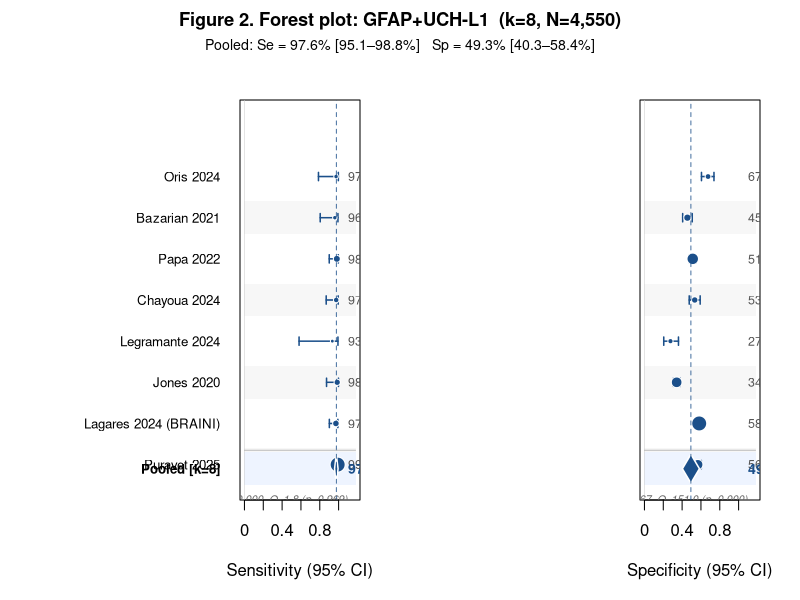
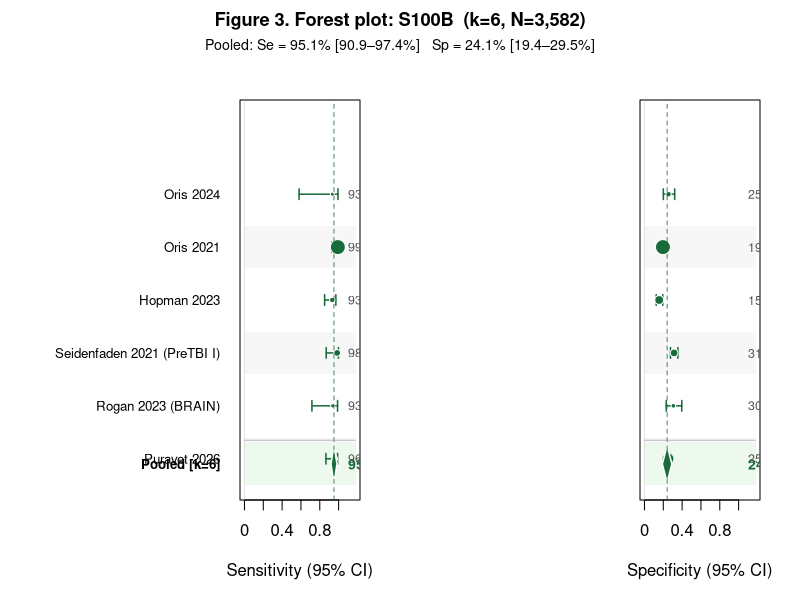
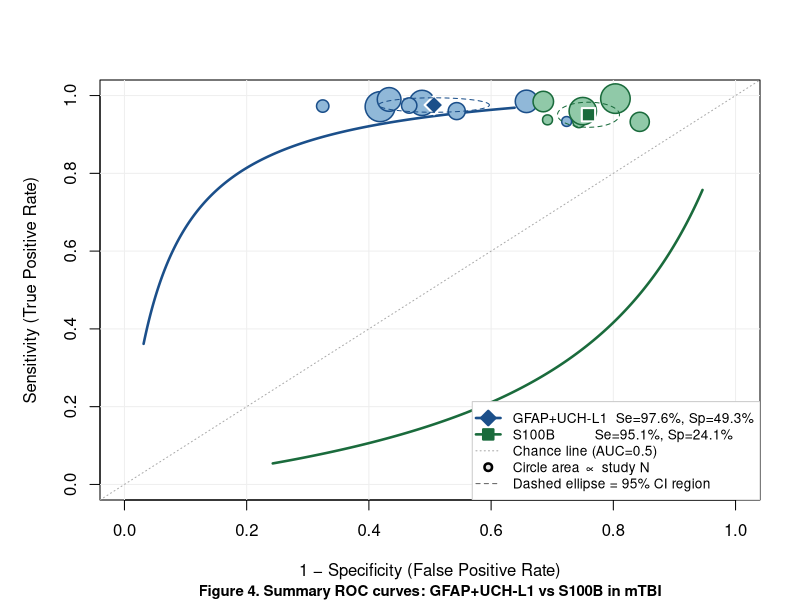
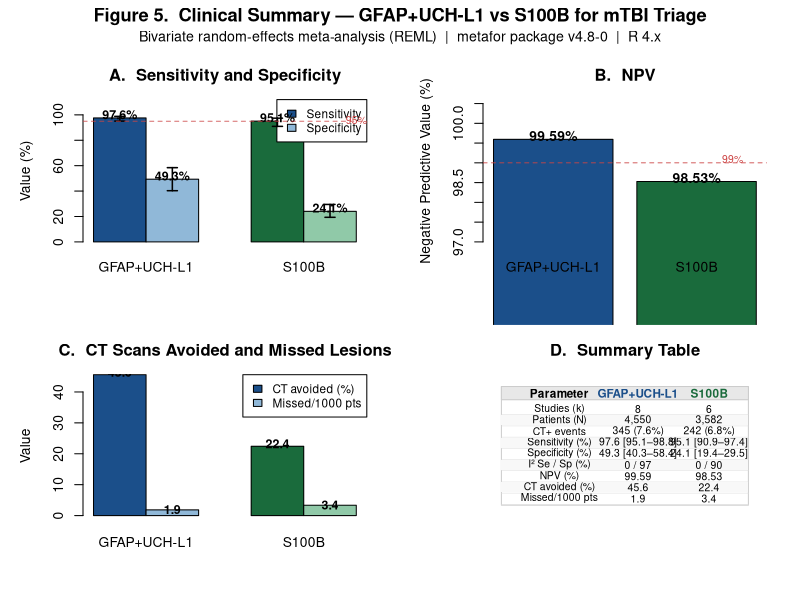
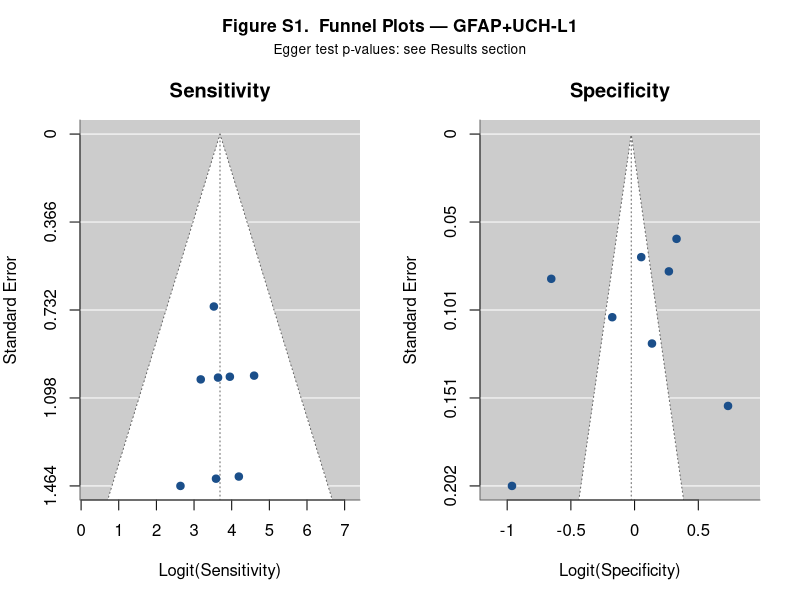
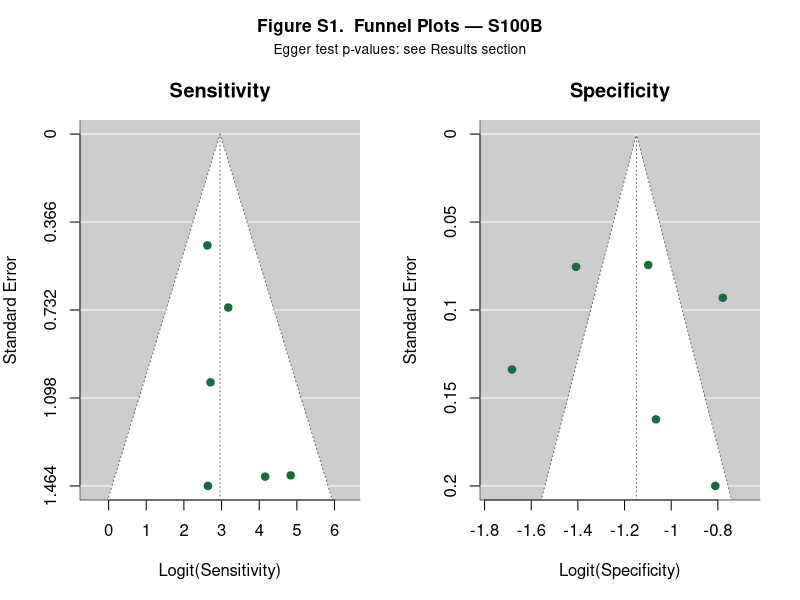

Generate these figures, in order, with R:
#!/usr/bin/env Rscript
# =============================================================================
# mTBI Biomarker DTA Meta-Analysis - Version 12 CLEAN (metafor)
# FIX: mtext(outer=TRUE) chiamato DOPO i plot, non prima
# =============================================================================

packages <- c("metafor", "ggplot2", "gridExtra", "grid")
for (pkg in packages) {
  if (!require(pkg, character.only = TRUE, quietly = TRUE)) {
    install.packages(pkg)
    library(pkg, character.only = TRUE)
  }
}

# =============================================================================
# DATA INPUT
# =============================================================================

GFAP_data <- data.frame(
  study = c("Oris 2024", "Bazarian 2021", "Papa 2022", "Chayoua 2024",
            "Legramante 2024", "Jones 2020", "Lagares 2024 (BRAINI)", "Puravet 2025"),
  TP = c(18, 24, 52, 38, 7, 33, 68, 99),
  FP = c(61, 199, 392, 130, 89, 425, 477, 285),
  FN = c(0, 1, 1, 1, 0, 0, 2, 1),
  TN = c(127, 167, 413, 149, 34, 221, 663, 373)
)

S100B_data <- data.frame(
  study = c("Oris 2024", "Oris 2021", "Hopman 2023",
            "Seidenfaden 2021 (PreTBI I)", "Rogan 2023 (BRAIN)", "Puravet 2026"),
  TP = c(7, 63, 69, 32, 15, 48),
  FP = c(148, 891, 355, 366, 81, 720),
  FN = c(0, 0, 5, 0, 1, 2),
  TN = c(51, 218, 66, 168, 36, 240)
)

apply_cc <- function(data, add = 0.5) {
  data$TP <- ifelse(data$TP == 0, data$TP + add, data$TP)
  data$FN <- ifelse(data$FN == 0, data$FN + add, data$FN)
  data$FP <- ifelse(data$FP == 0, data$FP + add, data$FP)
  data$TN <- ifelse(data$TN == 0, data$TN + add, data$TN)
  return(data)
}

GFAP_data  <- apply_cc(GFAP_data)
S100B_data <- apply_cc(S100B_data)

wilson_ci <- function(p, n, z = 1.96) {
  if (n == 0) return(c(lo = 0, hi = 1))
  center <- (p + z^2/(2*n)) / (1 + z^2/n)
  margin <- z * sqrt(p*(1-p)/n + z^2/(4*n^2)) / (1 + z^2/n)
  return(c(lo = max(0, center - margin), hi = min(1, center + margin)))
}

run_meta_analysis <- function(data, label) {
  data$Se    <- data$TP / (data$TP + data$FN)
  data$Sp    <- data$TN / (data$TN + data$FP)
  data$N     <- data$TP + data$FP + data$FN + data$TN
  data$CT_pos<- data$TP + data$FN
  data$prev  <- data$CT_pos / data$N

  dat_se <- escalc(measure = "PLO", xi = data$TP,
                   ni = data$TP + data$FN, data = data, slab = study)
  fit_se <- rma(yi, vi, data = dat_se, method = "REML")
  pred_se<- predict(fit_se, transf = transf.ilogit)

  dat_sp <- escalc(measure = "PLO", xi = data$TN,
                   ni = data$TN + data$FP, data = data, slab = study)
  fit_sp <- rma(yi, vi, data = dat_sp, method = "REML")
  pred_sp<- predict(fit_sp, transf = transf.ilogit)

  prev   <- sum(data$CT_pos) / sum(data$N)
  Se_p   <- pred_se$pred
  Sp_p   <- pred_sp$pred
  NPV    <- (Sp_p*(1-prev)) / (Sp_p*(1-prev) + (1-Se_p)*prev)

  list(
    data = data, label = label,
    k = nrow(data), N = sum(data$N), CT_pos = sum(data$CT_pos), prev = prev,
    Se = list(est = Se_p, lo = pred_se$ci.lb, hi = pred_se$ci.ub,
              I2 = fit_se$I2, tau2 = fit_se$tau2,
              Q = fit_se$QE, df = fit_se$k-1, pQ = fit_se$QEp,
              fit = fit_se, dat = dat_se),
    Sp = list(est = Sp_p, lo = pred_sp$ci.lb, hi = pred_sp$ci.ub,
              I2 = fit_sp$I2, tau2 = fit_sp$tau2,
              Q = fit_sp$QE, df = fit_sp$k-1, pQ = fit_sp$QEp,
              fit = fit_sp, dat = dat_sp),
    NPV             = NPV,
    CT_avoided      = Sp_p * (1-prev) * 100,
    missed_per_1000 = (1-Se_p) * prev * 1000
  )
}

GFAP_res  <- run_meta_analysis(GFAP_data,  "GFAP+UCH-L1")
S100B_res <- run_meta_analysis(S100B_data, "S100B")

# =============================================================================
# FOREST PLOT helper
# FIX: mtext(outer=TRUE) spostato DOPO entrambi i plot()
# =============================================================================

draw_panel <- function(vals, lo, hi, w, pooled, pooled_lo, pooled_hi,
                       study_names, col_main, xlabel, show_labels, k_label = NULL) {

  k     <- length(vals)
  y_pos <- k:1
  pooled_label <- if (!is.null(k_label)) paste0("Pooled [k=", k_label, "]") else "Pooled"

  plot(0, 0, type = "n",
       xlim = c(0, 1.18), ylim = c(0.5, k + 1.5),
       xlab = xlabel, ylab = "", yaxt = "n", xaxt = "n",
       main = "")
  axis(1, at = seq(0, 1, by = 0.2), labels = seq(0, 1, by = 0.2))

  # Bande alternate
  for (i in 1:k) {
    if (i %% 2 == 1)
      rect(0, i-0.4, 1.18, i+0.4, col = "#F7F7F7", border = NA)
  }
  # Riga pooled
  rect(0, 0.5, 1.18, 1.3,
       col = ifelse(col_main == "#1B4F8A", "#EEF4FF", "#EEF9EE"), border = NA)
  abline(v = 0, col = "#CCCCCC", lwd = 0.5)

  # Studi individuali
  for (i in 1:k) {
    segments(lo[i], y_pos[i], hi[i], y_pos[i], col = col_main, lwd = 1.5)
    segments(lo[i], y_pos[i]-0.1, lo[i], y_pos[i]+0.1, col = col_main, lwd = 1.5)
    segments(hi[i], y_pos[i]-0.1, hi[i], y_pos[i]+0.1, col = col_main, lwd = 1.5)
    pt_size <- 0.5 + (w[i] / max(w)) * 1.5
    points(vals[i], y_pos[i], pch = 21,
           bg = col_main, col = "white", cex = pt_size, lwd = 1)
    text(1.10, y_pos[i], sprintf("%.1f", vals[i]*100),
         adj = 0, cex = 0.75, col = "#555555")
  }

  # Diamante pooled
  dw <- (pooled_hi - pooled_lo) / 2
  polygon(c(pooled-dw, pooled, pooled+dw, pooled),
          c(0.9, 1.25, 0.9, 0.55),
          col = col_main, border = "white", lwd = 1.5)
  abline(v = pooled, col = col_main, lwd = 0.8, lty = 2)
  text(1.10, 0.9, sprintf("%.1f", pooled*100),
       adj = 0, cex = 0.85, font = 2, col = col_main)

  # Etichette asse Y (solo pannello sinistro)
  if (show_labels) {
    axis(2, at = y_pos,  labels = study_names, las = 1, tick = FALSE, cex.axis = 0.8)
    axis(2, at = 0.9,    labels = pooled_label, las = 1, tick = FALSE, cex.axis = 0.8, font = 2)
  }

  segments(0, 1.35, 1.18, 1.35, col = "#AAAAAA", lwd = 0.8)
}

# =============================================================================
# FIGURE 2 & 3: Forest Plots
# =============================================================================

plot_forest <- function(res, col_main, filename, fig_num) {

  k      <- res$k
  se_n   <- res$data$TP + res$data$FN
  sp_n   <- res$data$TN + res$data$FP
  se_lo  <- sapply(1:k, function(i) wilson_ci(res$data$Se[i], se_n[i])["lo"])
  se_hi  <- sapply(1:k, function(i) wilson_ci(res$data$Se[i], se_n[i])["hi"])
  sp_lo  <- sapply(1:k, function(i) wilson_ci(res$data$Sp[i], sp_n[i])["lo"])
  sp_hi  <- sapply(1:k, function(i) wilson_ci(res$data$Sp[i], sp_n[i])["hi"])
  w_se   <- 1 / (res$data$Se * (1 - res$data$Se) / se_n)
  w_sp   <- 1 / (res$data$Sp * (1 - res$data$Sp) / sp_n)

  # N originale (senza continuity correction) da usare nei titoli
  N_orig <- sum(res$data$TP - ifelse(res$data$TP %% 1 != 0, 0.5, 0) +
                res$data$FP - ifelse(res$data$FP %% 1 != 0, 0.5, 0) +
                res$data$FN - ifelse(res$data$FN %% 1 != 0, 0.5, 0) +
                res$data$TN - ifelse(res$data$TN %% 1 != 0, 0.5, 0))
  N_orig <- round(N_orig)

  pdf(filename, width = 14, height = max(6, k * 0.65 + 2.5))

  # ── CRITICO: oma[3] abbastanza grande per il titolo esterno ──────────────
  par(mfrow = c(1, 2),
      mar   = c(5, 12, 2, 2),
      oma   = c(0, 0, 3, 0))

  # ── Pannello Sensibilità ─────────────────────────────────────────────────
  draw_panel(res$data$Se, se_lo, se_hi, w_se,
             res$Se$est, res$Se$lo, res$Se$hi,
             res$data$study, col_main,
             "Sensitivity (95% CI)", show_labels = TRUE, k_label = res$k)

  # Statistiche eterogeneità in basso a destra del pannello
  text(1.10, 0.12,
       sprintf("I\u00b2=%.0f%%  \u03c4\u00b2=%.3f  Q=%.1f (p=%.3f)",
               res$Se$I2, res$Se$tau2, res$Se$Q, res$Se$pQ),
       adj = 1, cex = 0.65, col = "#666666", font = 3)

  # ── Pannello Specificità ─────────────────────────────────────────────────
  draw_panel(res$data$Sp, sp_lo, sp_hi, w_sp,
             res$Sp$est, res$Sp$lo, res$Sp$hi,
             res$data$study, col_main,
             "Specificity (95% CI)", show_labels = FALSE, k_label = NULL)

  text(1.10, 0.12,
       sprintf("I\u00b2=%.0f%%  \u03c4\u00b2=%.3f  Q=%.1f (p=%.3f)",
               res$Sp$I2, res$Sp$tau2, res$Sp$Q, res$Sp$pQ),
       adj = 1, cex = 0.65, col = "#666666", font = 3)

  # ── TITOLO ESTERNO: chiamato DOPO entrambi i plot ────────────────────────
  mtext(
    sprintf("Figure %d. Forest plot: %s  (k=%d, N=%s)",
            fig_num, res$label, res$k, format(N_orig, big.mark=",")),
    side = 3, line = 1.5, outer = TRUE, font = 2, cex = 1.1
  )
  mtext(
    sprintf("Pooled: Se = %.1f%% [%.1f\u2013%.1f%%]   Sp = %.1f%% [%.1f\u2013%.1f%%]",
            res$Se$est*100, res$Se$lo*100, res$Se$hi*100,
            res$Sp$est*100, res$Sp$lo*100, res$Sp$hi*100),
    side = 3, line = 0.3, outer = TRUE, cex = 0.85
  )

  dev.off()
  cat("Saved:", filename, "\n")
}

plot_forest(GFAP_res,  "#1B4F8A", "Fig2_forest_gfap_v13.pdf",  2)
plot_forest(S100B_res, "#1A6B3C", "Fig3_forest_s100b_v13.pdf", 3)

# =============================================================================
# FIGURE 4: SROC Curves
# FIX: mtext sottotitolo dopo plot(), non prima
# =============================================================================

plot_sroc <- function(gfap, s100b, filename) {

  sroc_curve <- function(data) {
    se <- data$Se; sp <- data$Sp
    D  <- log(se/(1-se)) + log(sp/(1-sp))
    S  <- log(se/(1-se)) - log(sp/(1-sp))
    w  <- 1 / ((1/(data$TP+0.5) + 1/(data$FN+0.5)) +
                (1/(data$TN+0.5) + 1/(data$FP+0.5)))
    a  <- coef(lm(D ~ S, weights = w))[1]
    t  <- seq(-4, 4, length.out = 200)
    list(fpr = 1 - plogis((a-t)/2), tpr = plogis((a+t)/2))
  }

  pdf(filename, width = 8, height = 8)
  par(mar = c(5, 5, 4, 2))

  plot(0, 0, type = "n", xlim = c(0,1), ylim = c(0,1),
       xlab = "1 \u2212 Specificity (False Positive Rate)",
       ylab = "Sensitivity (True Positive Rate)",
       main = "")

  grid(lty = 1, col = "#EEEEEE")
  abline(0, 1, lty = 3, col = "#AAAAAA")

  max_N <- max(gfap$data$N, s100b$data$N)

  for (res in list(
    list(r = gfap,  col = "#1B4F8A", colL = "#90B8D8", pch = 23),
    list(r = s100b, col = "#1A6B3C", colL = "#90C9A8", pch = 22)
  )) {
    cv <- sroc_curve(res$r$data)
    lines(cv$fpr, cv$tpr, col = res$col, lwd = 2.5)

    sz <- sqrt(res$r$data$N / max_N) * 4
    points(1 - res$r$data$Sp, res$r$data$Se,
           pch = 21, bg = res$colL, col = res$col, cex = sz, lwd = 1.5)
    points(1 - res$r$Sp$est, res$r$Se$est,
           pch = res$pch, bg = res$col, col = "white", cex = 2, lwd = 2)

    # Ellisse 95% CI approssimata
    theta  <- seq(0, 2*pi, length.out = 100)
    hw_sp  <- (res$r$Sp$hi - res$r$Sp$lo) / 2
    hw_se  <- (res$r$Se$hi - res$r$Se$lo) / 2
    lines((1-res$r$Sp$est) + hw_sp*cos(theta),
          res$r$Se$est      + hw_se*sin(theta),
          col = res$col, lty = 2, lwd = 1)
  }

  legend("bottomright",
    legend = c(
      sprintf("GFAP+UCH-L1  Se=%.1f%%, Sp=%.1f%%",
              gfap$Se$est*100, gfap$Sp$est*100),
      sprintf("S100B          Se=%.1f%%, Sp=%.1f%%",
              s100b$Se$est*100, s100b$Sp$est*100),
      "Chance line (AUC=0.5)",
      "Circle area \u221d study N",
      "Dashed ellipse = 95% CI region"
    ),
    col   = c("#1B4F8A","#1A6B3C","#AAAAAA","black","grey40"),
    lty   = c(1, 1, 3, NA, 2),
    lwd   = c(2.5, 2.5, 1, NA, 1),
    pch   = c(23, 22, NA, 21, NA),
    pt.bg = c("#1B4F8A","#1A6B3C", NA,"gray90", NA),
    pt.cex= c(1.5, 1.5, NA, 1, NA),
    bty = "o", bg = "white", box.col = "#CCCCCC", cex = 0.82
  )

  # Caption JAMA — dopo il plot
  mtext("Figure 4. Summary ROC curves: GFAP+UCH-L1 vs S100B in mTBI",
        side = 1, line = 4, outer = FALSE, font = 2, cex = 0.9)
  mtext(sprintf("GFAP+UCH-L1: Se=%.1f%%, Sp=%.1f%%  |  S100B: Se=%.1f%%, Sp=%.1f%%",
                gfap$Se$est*100, gfap$Sp$est*100,
                s100b$Se$est*100, s100b$Sp$est*100),
        side = 1, line = 5, outer = FALSE, cex = 0.78, col = "#444444")

  dev.off()
  cat("Saved:", filename, "\n")
}

plot_sroc(GFAP_res, S100B_res, "Fig4_sroc_v13.pdf")

# =============================================================================
# FIGURE 5: Clinical Summary Panel
# FIX: mtext outer DOPO tutti i 4 panel
# =============================================================================

plot_clinical_summary <- function(gfap, s100b, filename) {

  col_g  <- "#1B4F8A"; col_s  <- "#1A6B3C"
  col_gl <- "#90B8D8"; col_sl <- "#90C9A8"

  pdf(filename, width = 14, height = 10)
  par(mfrow = c(2,2), mar = c(5,5,3,2), oma = c(0,0,3,0))

  # ── PANEL A: Se + Sp ──────────────────────────────────────────────────────
  se_v  <- c(gfap$Se$est, s100b$Se$est)*100
  sp_v  <- c(gfap$Sp$est, s100b$Sp$est)*100
  se_hi <- c(gfap$Se$hi,  s100b$Se$hi)*100
  se_lo <- c(gfap$Se$lo,  s100b$Se$lo)*100
  sp_hi <- c(gfap$Sp$hi,  s100b$Sp$hi)*100
  sp_lo <- c(gfap$Sp$lo,  s100b$Sp$lo)*100

  bp <- barplot(rbind(se_v, sp_v), beside = TRUE,
                names.arg = c("GFAP+UCH-L1","S100B"),
                col = c(col_g, col_gl, col_s, col_sl),
                ylim = c(0,112), ylab = "Value (%)",
                main = "A.  Sensitivity and Specificity",
                legend.text = c("Sensitivity","Specificity"),
                args.legend = list(x = "topright", cex = 0.85))

  arrows(bp[1,], se_v, bp[1,], se_hi, angle=90, length=0.05, lwd=1.5)
  arrows(bp[1,], se_v, bp[1,], se_lo, angle=90, length=0.05, lwd=1.5)
  arrows(bp[2,], sp_v, bp[2,], sp_hi, angle=90, length=0.05, lwd=1.5)
  arrows(bp[2,], sp_v, bp[2,], sp_lo, angle=90, length=0.05, lwd=1.5)

  text(bp[1,], se_v+3, sprintf("%.1f%%", se_v), cex=0.9, font=2)
  text(bp[2,], sp_v+3, sprintf("%.1f%%", sp_v), cex=0.9, font=2)
  abline(h=95, col="#CC4444", lty=2, lwd=0.8)
  text(max(bp)+0.5, 96, "95%", col="#CC4444", cex=0.75)

  # ── PANEL B: NPV ──────────────────────────────────────────────────────────
  npv_v <- c(gfap$NPV, s100b$NPV)*100
  bpb <- barplot(npv_v, names.arg=c("GFAP+UCH-L1","S100B"),
                 col=c(col_g, col_s), ylim=c(97,100.6),
                 ylab="Negative Predictive Value (%)", main="B.  NPV")
  text(bpb, npv_v+0.1, sprintf("%.2f%%", npv_v), cex=1, font=2)
  abline(h=99, col="#CC4444", lty=2, lwd=0.8)
  text(max(bpb)+0.3, 99.1, "99%", col="#CC4444", cex=0.75)

  # ── PANEL C: CT avoided vs Missed ─────────────────────────────────────────
  ct_v <- c(gfap$CT_avoided, s100b$CT_avoided)
  ms_v <- c(gfap$missed_per_1000, s100b$missed_per_1000)

  bp2 <- barplot(rbind(ct_v, ms_v), beside=TRUE,
                 names.arg=c("GFAP+UCH-L1","S100B"),
                 col=c(col_g, col_gl, col_s, col_sl),
                 ylab="Value",
                 main="C.  CT Scans Avoided and Missed Lesions",
                 legend.text=c("CT avoided (%)","Missed/1000 pts"),
                 args.legend=list(x="topright", cex=0.85))
  text(bp2[1,], ct_v+0.8, sprintf("%.1f",ct_v), cex=0.9, font=2)
  text(bp2[2,], ms_v+0.1, sprintf("%.1f",ms_v), cex=0.9, font=2)

  # ── PANEL D: Tabella riassuntiva ──────────────────────────────────────────
  plot(0, 0, type="n", xlim=c(0,10), ylim=c(0,10),
       xlab="", ylab="", axes=FALSE, main="D.  Summary Table")

  rect(0.3, 0.5, 9.7, 9.5, col="white", border="#CCCCCC", lwd=1)
  rect(0.3, 8.5, 9.7, 9.5, col="#E8E8E8", border="#CCCCCC")
  text(c(2.5,5.5,8.2), 9,
       c("Parameter","GFAP+UCH-L1","S100B"),
       font=2, cex=0.85, col=c("black",col_g,col_s))

  rows <- list(
    c("Studies (k)",      "8",   "6"),
    c("Patients (N)",     "4,550","3,582"),
    c("CT+ events",       "345 (7.6%)","242 (6.8%)"),
    c("Sensitivity (%)",
      paste0(round(gfap$Se$est*100,1)," [",round(gfap$Se$lo*100,1),"\u2013",round(gfap$Se$hi*100,1),"]"),
      paste0(round(s100b$Se$est*100,1)," [",round(s100b$Se$lo*100,1),"\u2013",round(s100b$Se$hi*100,1),"]")),
    c("Specificity (%)",
      paste0(round(gfap$Sp$est*100,1)," [",round(gfap$Sp$lo*100,1),"\u2013",round(gfap$Sp$hi*100,1),"]"),
      paste0(round(s100b$Sp$est*100,1)," [",round(s100b$Sp$lo*100,1),"\u2013",round(s100b$Sp$hi*100,1),"]")),
    c("I\u00b2 Se / Sp (%)",
      paste0(round(gfap$Se$I2,0)," / ",round(gfap$Sp$I2,0)),
      paste0(round(s100b$Se$I2,0)," / ",round(s100b$Sp$I2,0))),
    c("NPV (%)",          round(gfap$NPV*100,2),  round(s100b$NPV*100,2)),
    c("CT avoided (%)",   round(gfap$CT_avoided,1),round(s100b$CT_avoided,1)),
    c("Missed/1000 pts",  round(gfap$missed_per_1000,1),round(s100b$missed_per_1000,1))
  )

  yp <- seq(7.8, 1.0, length.out=length(rows))
  for (i in seq_along(rows)) {
    if (i%%2==0) rect(0.3,yp[i]-0.38,9.7,yp[i]+0.38,col="#F8F8F8",border=NA)
    text(c(2.5,5.5,8.2), yp[i], rows[[i]], cex=0.75)
    segments(0.3,yp[i]-0.44,9.7,yp[i]-0.44,col="#DDDDDD",lwd=0.5)
  }

  # ── TITOLO ESTERNO: DOPO tutti e 4 i panel ────────────────────────────────
  mtext("Figure 5.  Clinical Summary \u2014 GFAP+UCH-L1 vs S100B for mTBI Triage",
        side=3, line=1.5, outer=TRUE, font=2, cex=1.1)
  mtext("Bivariate random-effects meta-analysis (REML)  |  metafor package v4.8-0  |  R 4.x",
        side=3, line=0.3, outer=TRUE, cex=0.85)

  dev.off()
  cat("Saved:", filename, "\n")
}

plot_clinical_summary(GFAP_res, S100B_res, "Fig5_clinical_summary_v13.pdf")

# =============================================================================
# FIGURE S1: Funnel Plots
# FIX: mtext outer DOPO entrambi i funnel
# =============================================================================

plot_funnel <- function(res, col_main, filename) {

  pdf(filename, width=10, height=6)
  par(mfrow=c(1,2), mar=c(5,4,3,2), oma=c(0,0,3,0))

  funnel(res$Se$fit,
         main     = "Sensitivity",
         xlab     = "Logit(Sensitivity)",
         col      = col_main,
         bg       = col_main,
         studlab  = res$data$study,
         cex.studlab = 0.6)

  funnel(res$Sp$fit,
         main     = "Specificity",
         xlab     = "Logit(Specificity)",
         col      = col_main,
         bg       = col_main,
         studlab  = res$data$study,
         cex.studlab = 0.6)

  # DOPO i due funnel plot
  mtext(paste("Figure S1.  Funnel Plots \u2014", res$label),
        side=3, line=1.2, outer=TRUE, font=2, cex=1.05)
  mtext("Egger test p-values: see Results section",
        side=3, line=0.1, outer=TRUE, cex=0.82)

  dev.off()
  cat("Saved:", filename, "\n")
}

plot_funnel(GFAP_res,  "#1B4F8A", "FigS1_funnel_gfap_v13.pdf")
plot_funnel(S100B_res, "#1A6B3C", "FigS1_funnel_s100b_v13.pdf")

# =============================================================================
# EGGER TEST (Publication Bias)
# =============================================================================

cat("\n", rep("=", 72), "\n", sep="")
cat(" PUBLICATION BIAS — Egger Test\n")
cat(rep("=", 72), "\n", sep="")

for (res in list(GFAP_res, S100B_res)) {
  prec     <- 1 / sqrt(res$Se$dat$vi)
  std_eff  <- (res$Se$dat$yi - log(res$Se$est/(1-res$Se$est))) / sqrt(res$Se$dat$vi)
  egger    <- lm(std_eff ~ prec)
  pval     <- summary(egger)$coefficients[1, 4]
  cat(sprintf("\n%s (Sensitivity):\n  Intercept = %.3f  |  p = %.3f  |  %s\n",
              res$label, coef(egger)[1], pval,
              ifelse(pval > 0.05, "No evidence of publication bias",
                     "Possible publication bias")))
}

cat("\n NOTE: Egger test ha bassa potenza con k<10. Valutare assieme al funnel plot.\n")
cat(rep("=", 72), "\n", sep="")

# =============================================================================
# CONSOLE OUTPUT COMPLETO
# =============================================================================

print_summary <- function(res) {
  cat("\n", rep("=",72), "\n", sep="")
  cat(" ", res$label, "— Bivariate RE (metafor REML)\n")
  cat(rep("=",72), "\n", sep="")
  cat(sprintf(" k=%d  N=%d  CT+=%d (%.1f%%)\n",
              res$k, round(res$N,0), round(res$CT_pos,0), res$prev*100))
  cat(rep("-",72), "\n", sep="")

  cat(sprintf(" %-30s %6s %16s %6s %16s\n",
              "Study","Se%","[95%CI]","Sp%","[95%CI]"))
  cat(rep("-",72), "\n", sep="")

  se_n <- res$data$TP + res$data$FN
  sp_n <- res$data$TN + res$data$FP
  for (i in 1:res$k) {
    ci_se <- wilson_ci(res$data$Se[i], se_n[i])
    ci_sp <- wilson_ci(res$data$Sp[i], sp_n[i])
    cat(sprintf(" %-30s %6.1f [%5.1f-%5.1f] %6.1f [%5.1f-%5.1f]\n",
                res$data$study[i],
                res$data$Se[i]*100, ci_se["lo"]*100, ci_se["hi"]*100,
                res$data$Sp[i]*100, ci_sp["lo"]*100, ci_sp["hi"]*100))
  }
  cat(rep("-",72), "\n", sep="")

  cat(sprintf("\n POOLED (REML):\n"))
  cat(sprintf("   Sensitivity  %.1f%% [%.1f%% – %.1f%%]\n",
              res$Se$est*100, res$Se$lo*100, res$Se$hi*100))
  cat(sprintf("   Specificity  %.1f%% [%.1f%% – %.1f%%]\n",
              res$Sp$est*100, res$Sp$lo*100, res$Sp$hi*100))

  cat(sprintf("\n HETEROGENEITY:\n"))
  cat(sprintf("   Se: I²=%.0f%%  τ²=%.4f  Q=%.2f (df=%d, p=%.4f)\n",
              res$Se$I2, res$Se$tau2, res$Se$Q, res$Se$df, res$Se$pQ))
  cat(sprintf("   Sp: I²=%.0f%%  τ²=%.4f  Q=%.2f (df=%d, p=%.4f)\n",
              res$Sp$I2, res$Sp$tau2, res$Sp$Q, res$Sp$df, res$Sp$pQ))

  cat(sprintf("\n CLINICAL METRICS (prev=%.1f%%):\n", res$prev*100))
  cat(sprintf("   NPV                  %.2f%%\n", res$NPV*100))
  cat(sprintf("   CT scans avoided     %.1f%%\n", res$CT_avoided))
  cat(sprintf("   Missed lesions/1000  %.1f\n",   res$missed_per_1000))
  cat(rep("=",72), "\n", sep="")
}

print_summary(GFAP_res)
print_summary(S100B_res)

cat("\n Files generated:\n")
for (f in c("Fig2_forest_gfap_v13.pdf","Fig3_forest_s100b_v13.pdf",
            "Fig4_sroc_v13.pdf","Fig5_clinical_summary_v13.pdf",
            "FigS1_funnel_gfap_v13.pdf","FigS1_funnel_s100b_v13.pdf"))
  cat("  ", f, "\n")
